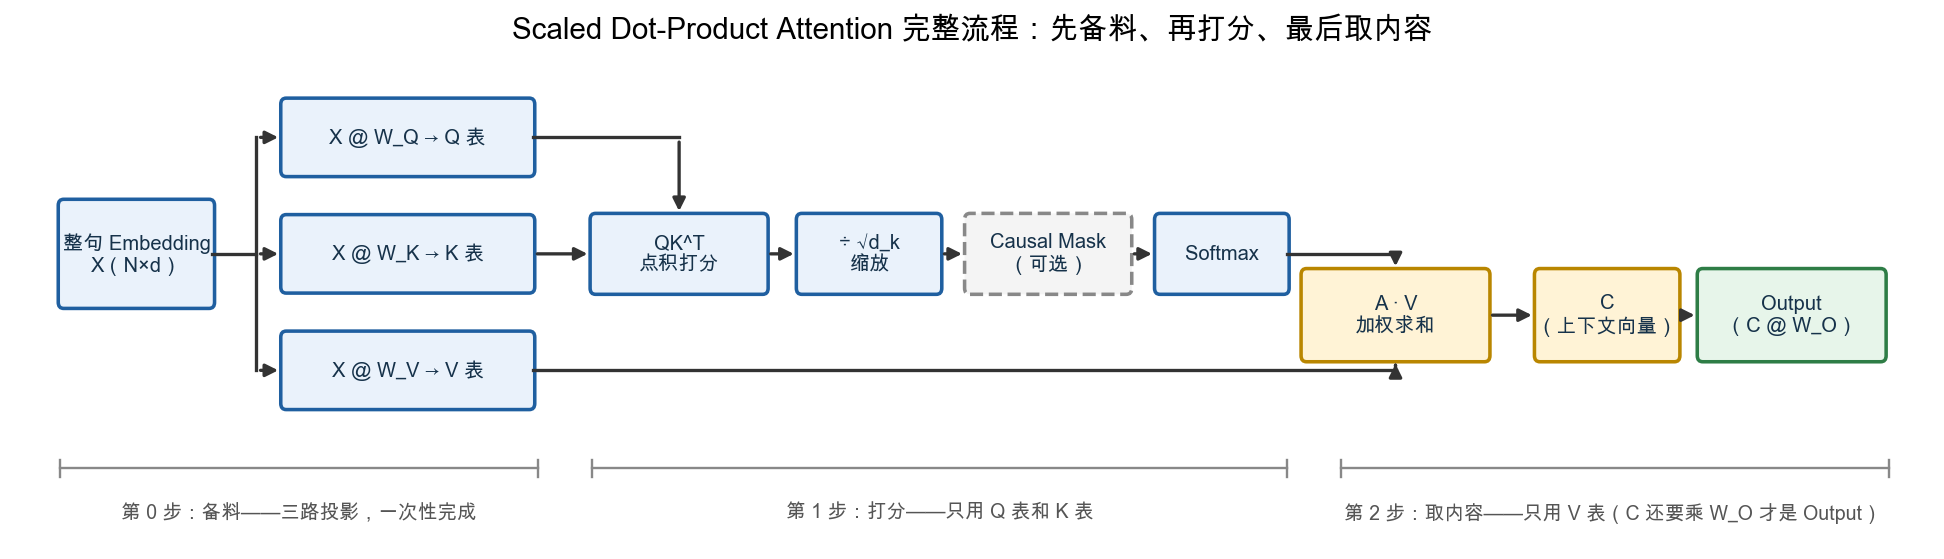

Here is the Python script that generated this plot:
#!/usr/bin/env python3
"""生成第10章 Attention 完整流程图（单头 Scaled Dot-Product Attention）：
X 三路投影出 Q/K/V（备料）→ QK^T 点积 → ÷√d_k 缩放 →（可选 Causal Mask）→ Softmax → 权重 A（打分）
→ A·V 加权求和 → 输出（取内容）。
底部标注"备料 / 打分 / 取内容"三个阶段，与第三节的时间线叙述呼应。
横版扁平布局，全部使用直角折线连线（不依赖曲线弧度，避免画布压缩时断线）。
"""
from pathlib import Path

import matplotlib
matplotlib.use("Agg")
import matplotlib.font_manager as fm
import matplotlib.pyplot as plt
from matplotlib.patches import FancyArrowPatch, FancyBboxPatch

FONT_CANDIDATES = [
    "PingFang SC", "Microsoft YaHei", "Noto Sans CJK SC",
    "WenQuanYi Micro Hei", "Source Han Sans SC", "Arial Unicode MS",
]
available = {font.name for font in fm.fontManager.ttflist}
font = next((name for name in FONT_CANDIDATES if name in available), "DejaVu Sans")
plt.rcParams.update({"font.family": font, "axes.unicode_minus": False})


def draw_box(ax, cx, cy, w, h, text, facecolor="#EAF2FB", edgecolor="#1F5FA0",
             fontsize=8.5, dashed=False):
    box = FancyBboxPatch((cx - w / 2, cy - h / 2), w, h,
                          boxstyle="round,pad=0.02,rounding_size=0.05",
                          linewidth=1.5, edgecolor=edgecolor, facecolor=facecolor,
                          clip_on=False, linestyle="--" if dashed else "-")
    ax.add_patch(box)
    ax.text(cx, cy, text, ha="center", va="center", fontsize=fontsize, weight="bold",
            color="#16324a", clip_on=False)


def arrow(ax, start, end, color="#333333", lw=1.4, ls="-"):
    a = FancyArrowPatch(start, end, arrowstyle="-|>", mutation_scale=11,
                         linewidth=lw, color=color, linestyle=ls, clip_on=False)
    ax.add_patch(a)


def line(ax, xs, ys, color="#333333", lw=1.4):
    ax.plot(xs, ys, color=color, lw=lw, clip_on=False, zorder=1)


fig, ax = plt.subplots(figsize=(14.5, 3.7), dpi=170)

# ===== 布局 =====
y_Q, y_K, y_V = 0.95, 0.0, -0.95   # 三条投影支路的高度

# 输入框
draw_box(ax, 0.8, 0, 1.4, 0.85, "整句 Embedding\nX（N×d）")

# 三路投影框
draw_box(ax, 3.3, y_Q, 2.3, 0.6, "X @ W_Q → Q 表")
draw_box(ax, 3.3, y_K, 2.3, 0.6, "X @ W_K → K 表")
draw_box(ax, 3.3, y_V, 2.3, 0.6, "X @ W_V → V 表")

# 打分链（在 K 路所在的 y=0 主线上）
draw_box(ax, 5.8, 0, 1.6, 0.62, "QK^T\n点积打分")
draw_box(ax, 7.55, 0, 1.3, 0.62, "÷ √d_k\n缩放")
draw_box(ax, 9.2, 0, 1.5, 0.62, "Causal Mask\n（可选）", facecolor="#F4F4F4",
         edgecolor="#888888", dashed=True)
draw_box(ax, 10.8, 0, 1.2, 0.62, "Softmax")

# 取内容：A·V 得到 C，再乘 W_O 得到模块输出
draw_box(ax, 12.4, -0.5, 1.7, 0.72, "A · V\n加权求和",
         facecolor="#FFF3D6", edgecolor="#B98600")
draw_box(ax, 14.35, -0.5, 1.3, 0.72, "C\n（上下文向量）",
         facecolor="#FFF3D6", edgecolor="#B98600")
draw_box(ax, 16.05, -0.5, 1.7, 0.72, "Output\n（C @ W_O）",
         facecolor="#E7F5EA", edgecolor="#2E7D46")

# ===== 连线 =====
# X 右缘 → 竖直总线 → 三路投影
line(ax, [1.5, 1.9], [0, 0])
line(ax, [1.9, 1.9], [y_Q, y_V])
arrow(ax, (1.9, y_Q), (2.15, y_Q))
arrow(ax, (1.9, y_K), (2.15, y_K))
arrow(ax, (1.9, y_V), (2.15, y_V))

# Q 表 → 折线降到 QK^T 顶部
line(ax, [4.45, 5.8], [y_Q, y_Q])
arrow(ax, (5.8, y_Q), (5.8, 0.31))
# K 表 → 直进 QK^T 左缘
arrow(ax, (4.45, y_K), (5.0, y_K))

# 打分链内部箭头
arrow(ax, (6.6, 0), (6.9, 0))
arrow(ax, (8.2, 0), (8.45, 0))
arrow(ax, (9.95, 0), (10.2, 0))

# Softmax → 折线降到 A·V 顶部
line(ax, [11.4, 12.4], [0, 0])
arrow(ax, (12.4, 0), (12.4, -0.14))
# V 表 → 长水平线 → 升到 A·V 底部
line(ax, [4.45, 12.4], [y_V, y_V])
arrow(ax, (12.4, y_V), (12.4, -0.86))

# A·V → C → Output
arrow(ax, (13.25, -0.5), (13.7, -0.5))
arrow(ax, (15.0, -0.5), (15.2, -0.5))

# ===== 底部三阶段标注 =====
def stage_bracket(ax, x0, x1, y, label, cx):
    line(ax, [x0, x1], [y, y], color="#888888", lw=1.0)
    line(ax, [x0, x0], [y - 0.07, y + 0.07], color="#888888", lw=1.0)
    line(ax, [x1, x1], [y - 0.07, y + 0.07], color="#888888", lw=1.0)
    ax.text(cx, y - 0.28, label, ha="center", va="top", fontsize=8.3,
            color="#555555", clip_on=False)

yb = -1.75
stage_bracket(ax, 0.1, 4.5, yb, "第 0 步：备料——三路投影，一次性完成", 2.3)
stage_bracket(ax, 5.0, 11.4, yb, "第 1 步：打分——只用 Q 表和 K 表", 8.2)
stage_bracket(ax, 11.9, 16.95, yb, "第 2 步：取内容——只用 V 表（C 还要乘 W_O 才是 Output）", 14.4)

ax.set_xlim(-0.3, 17.3)
ax.set_ylim(-2.35, 1.6)
ax.axis("off")
ax.set_title("Scaled Dot-Product Attention 完整流程：先备料、再打分、最后取内容",
             fontsize=12.5, weight="bold", pad=8)

output = Path(__file__).resolve().parent / "attention_full_pipeline_diagram.png"
fig.savefig(output, bbox_inches="tight")
print(f"saved to {output}")
